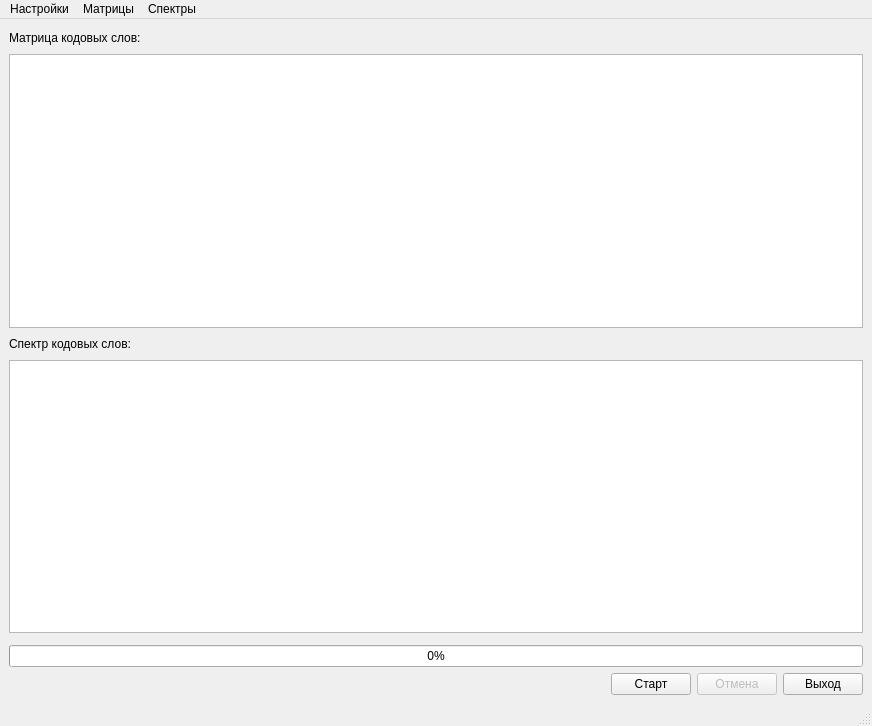
<?xml version="1.0" encoding="UTF-8"?>
<ui version="4.0">
 <class>MainWindow</class>
 <widget class="QMainWindow" name="MainWindow">
  <property name="geometry">
   <rect>
    <x>0</x>
    <y>0</y>
    <width>872</width>
    <height>726</height>
   </rect>
  </property>
  <property name="windowTitle">
   <string>Расчет спектра кодовых слов</string>
  </property>
  <property name="windowIcon">
   <iconset resource="../q.qrc">
    <normaloff>:/ui/icons/icon.png</normaloff>:/ui/icons/icon.png</iconset>
  </property>
  <widget class="QWidget" name="centralwidget">
   <layout class="QVBoxLayout" name="verticalLayout">
    <item>
     <layout class="QHBoxLayout" name="horizontalLayout_2">
      <item>
       <widget class="QLabel" name="matrixLBL">
        <property name="text">
         <string>Матрица кодовых слов:</string>
        </property>
       </widget>
      </item>
      <item>
       <spacer name="horizontalSpacer_3">
        <property name="orientation">
         <enum>Qt::Horizontal</enum>
        </property>
        <property name="sizeHint" stdset="0">
         <size>
          <width>40</width>
          <height>20</height>
         </size>
        </property>
       </spacer>
      </item>
     </layout>
    </item>
    <item>
     <widget class="FilterPlainTextEdit" name="matrixPTE">
      <property name="lineWrapMode">
       <enum>QPlainTextEdit::NoWrap</enum>
      </property>
     </widget>
    </item>
    <item>
     <layout class="QHBoxLayout" name="horizontalLayout_3">
      <item>
       <widget class="QLabel" name="spectrumLBL">
        <property name="text">
         <string>Спектр кодовых слов:</string>
        </property>
       </widget>
      </item>
      <item>
       <spacer name="horizontalSpacer_4">
        <property name="orientation">
         <enum>Qt::Horizontal</enum>
        </property>
        <property name="sizeHint" stdset="0">
         <size>
          <width>40</width>
          <height>20</height>
         </size>
        </property>
       </spacer>
      </item>
     </layout>
    </item>
    <item>
     <widget class="QPlainTextEdit" name="spectrumPTE">
      <property name="lineWrapMode">
       <enum>QPlainTextEdit::NoWrap</enum>
      </property>
      <property name="readOnly">
       <bool>true</bool>
      </property>
     </widget>
    </item>
    <item>
     <widget class="QCustomPlot" name="spectrumCPT" native="true"/>
    </item>
    <item>
     <widget class="QProgressBar" name="infoPBR">
      <property name="value">
       <number>0</number>
      </property>
     </widget>
    </item>
    <item>
     <layout class="QHBoxLayout" name="horizontalLayout">
      <item>
       <spacer name="horizontalSpacer_2">
        <property name="orientation">
         <enum>Qt::Horizontal</enum>
        </property>
        <property name="sizeHint" stdset="0">
         <size>
          <width>40</width>
          <height>20</height>
         </size>
        </property>
       </spacer>
      </item>
      <item>
       <widget class="QLabel" name="infoLBL">
        <property name="font">
         <font>
          <family>Courier New</family>
         </font>
        </property>
        <property name="text">
         <string/>
        </property>
        <property name="alignment">
         <set>Qt::AlignLeading|Qt::AlignLeft|Qt::AlignVCenter</set>
        </property>
       </widget>
      </item>
      <item>
       <spacer name="horizontalSpacer">
        <property name="orientation">
         <enum>Qt::Horizontal</enum>
        </property>
        <property name="sizeHint" stdset="0">
         <size>
          <width>40</width>
          <height>20</height>
         </size>
        </property>
       </spacer>
      </item>
      <item>
       <widget class="QPushButton" name="executePBN">
        <property name="text">
         <string>Старт</string>
        </property>
       </widget>
      </item>
      <item>
       <widget class="QPushButton" name="cancelPBN">
        <property name="enabled">
         <bool>false</bool>
        </property>
        <property name="text">
         <string>Отмена</string>
        </property>
       </widget>
      </item>
      <item>
       <widget class="QPushButton" name="exitPBN">
        <property name="text">
         <string>Выход</string>
        </property>
       </widget>
      </item>
     </layout>
    </item>
   </layout>
  </widget>
  <widget class="QMenuBar" name="menubar">
   <property name="geometry">
    <rect>
     <x>0</x>
     <y>0</y>
     <width>872</width>
     <height>25</height>
    </rect>
   </property>
   <widget class="QMenu" name="matrixMNU">
    <property name="title">
     <string>Матрицы</string>
    </property>
    <widget class="QMenu" name="deleteMatrix">
     <property name="title">
      <string>Удалить матрицу</string>
     </property>
    </widget>
    <addaction name="addMatrixACN"/>
    <addaction name="deleteMatrix"/>
   </widget>
   <widget class="QMenu" name="spectrumMNU">
    <property name="title">
     <string>Спектры</string>
    </property>
   </widget>
   <addaction name="settingsACN"/>
   <addaction name="matrixMNU"/>
   <addaction name="spectrumMNU"/>
  </widget>
  <widget class="QStatusBar" name="statusbar"/>
  <action name="addMatrixACN">
   <property name="text">
    <string>Сохранить матрицу</string>
   </property>
  </action>
  <action name="settingsACN">
   <property name="text">
    <string>Настройки</string>
   </property>
  </action>
  <action name="actioneee">
   <property name="text">
    <string>eee</string>
   </property>
  </action>
  <action name="action_2">
   <property name="text">
    <string/>
   </property>
  </action>
  <action name="action_4">
   <property name="text">
    <string>укп</string>
   </property>
  </action>
  <action name="action_6">
   <property name="text">
    <string>ер</string>
   </property>
  </action>
  <action name="action_8">
   <property name="text">
    <string>пр</string>
   </property>
  </action>
 </widget>
 <customwidgets>
  <customwidget>
   <class>QCustomPlot</class>
   <extends>QWidget</extends>
   <header>qcustomplot.h</header>
   <container>1</container>
  </customwidget>
  <customwidget>
   <class>FilterPlainTextEdit</class>
   <extends>QPlainTextEdit</extends>
   <header>filterplaintextedit.h</header>
  </customwidget>
 </customwidgets>
 <resources>
  <include location="../q.qrc"/>
 </resources>
 <connections/>
</ui>
